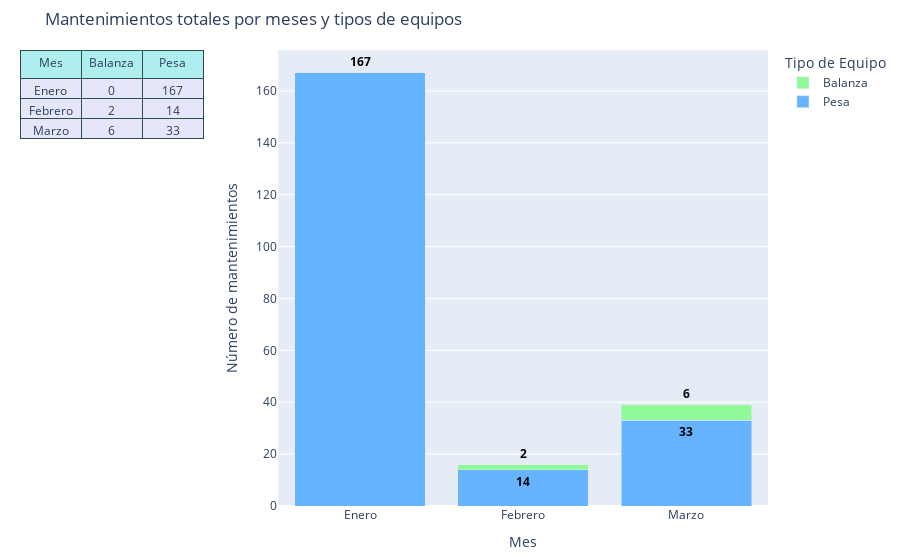

Write notebook code for a chart like this one.
### Code cell
# Crea el subplot: 1 fila, 2 columnas
fig = make_subplots(
    rows=1, cols=2,
    column_widths=[0.3, 0.8],
    specs=[[{"type": "table"}, {"type": "bar"}]],
    horizontal_spacing=0.1  # Espaciado entre tabla y gráfico
)

# Añade la tabla
fig.add_trace(
    go.Table(
        header=dict(
            values=maint_month_type.columns,
            fill_color='paleturquoise',
            align='center',
            line_color='darkslategray'
        ),
        cells=dict(
            values=maint_month_type.values.T,
            fill_color='lavender',
            align='center',
            line_color='darkslategray'
        )
    ),
    row=1, col=1
)

# Configuración del gráfico de barras apiladas
color_sequence = ['#66b3ff', '#90fa99']
month_order = ['Enero', 'Febrero', 'Marzo', 'Abril']

# Añadir cada equipo como barra apilada
for i, equipo in enumerate(maint_mt_melted['Equipo'].unique()):
    subset = maint_mt_melted[maint_mt_melted['Equipo'] == equipo]
    
    # Filtrar texto solo para valores mayores a 0
    texto_barras = np.where(subset['Total'] > 0, 
                          subset['Total'].round().astype(int).astype(str), 
                          '')
    
    fig.add_trace(go.Bar(
        x=subset['Mes'],
        y=subset['Total'],
        name=equipo,
        marker_color=color_sequence[i % len(color_sequence)],
        text=texto_barras,  # Usamos el texto filtrado
        textposition='outside',
        texttemplate='<b>%{text}</b>',  # Texto en negrita
        textfont=dict(size=12, color='black'),
        hovertemplate=(
            '<b>Tipo:</b> %{fullData.name}<br>'
            '<b>Mes:</b> %{x}<br>'
            '<b>Cantidad:</b> %{y}<extra></extra>'
        ),
        hoverlabel=dict(
            bgcolor='white',
            font_size=12,
            font_family="Arial"
        )
    ), row=1, col=2)

# Resto del código permanece igual...

# Configurar layout para barras apiladas
fig.update_layout(
    title="Mantenimientos totales por meses y tipos de equipos",
    xaxis_title="Mes",
    yaxis_title="Número de mantenimientos",
    legend_title="Tipo de Equipo",
    template="plotly",
    barmode='stack',
    margin=dict(l=20, r=20, t=50, b=20),
    showlegend=True,
    uniformtext_minsize=10  # Tamaño mínimo para el texto
)

# Ordenar los meses y ajustar eje X
fig.update_xaxes(
    categoryorder='array',
    categoryarray=month_order,
    row=1, col=2
)

fig.update_yaxes(
    rangemode='tozero',
    row=1, col=2
)

fig.show()

### Figure 1 — Plotly figure (JSON) as saved in the notebook; plotly's stock layout.template omitted (floating-point values rounded to 4 significant figures)
{"data": [{"cells": {"align": "center", "fill": {"color": "lavender"}, "line": {"color": "darkslategray"}, "values": [["Enero", "Febrero", "Marzo"], [0, 2, 6], [167, 14, 33]]}, "domain": {"x": [0, 0.2455], "y": [0, 1]}, "header": {"align": "center", "fill": {"color": "paleturquoise"}, "line": {"color": "darkslategray"}, "values": ["Mes", "Balanza", "Pesa"]}, "type": "table"}, {"hoverlabel": {"bgcolor": "white", "font": {"family": "Arial", "size": 12}}, "hovertemplate": "<b>Tipo:</b> %{fullData.name}<br><b>Mes:</b> %{x}<br><b>Cantidad:</b> %{y}<extra></extra>", "marker": {"color": "#66b3ff"}, "name": "Pesa", "text": ["167", "33", "14"], "textfont": {"color": "black", "size": 12}, "textposition": "outside", "texttemplate": "<b>%{text}</b>", "type": "bar", "x": ["Enero", "Marzo", "Febrero"], "xaxis": "x", "y": [167.0, 33.0, 14.0], "yaxis": "y"}, {"hoverlabel": {"bgcolor": "white", "font": {"family": "Arial", "size": 12}}, "hovertemplate": "<b>Tipo:</b> %{fullData.name}<br><b>Mes:</b> %{x}<br><b>Cantidad:</b> %{y}<extra></extra>", "marker": {"color": "#90fa99"}, "name": "Balanza", "text": ["6", "2", ""], "textfont": {"color": "black", "size": 12}, "textposition": "outside", "texttemplate": "<b>%{text}</b>", "type": "bar", "x": ["Marzo", "Febrero", "Enero"], "xaxis": "x", "y": [6.0, 2.0, 0.0], "yaxis": "y"}], "layout": {"barmode": "stack", "legend": {"title": {"text": "Tipo de Equipo"}}, "margin": {"b": 20, "l": 20, "r": 20, "t": 50}, "showlegend": true, "title": {"text": "Mantenimientos totales por meses y tipos de equipos"}, "uniformtext": {"minsize": 10}, "xaxis": {"anchor": "y", "categoryarray": ["Enero", "Febrero", "Marzo", "Abril"], "categoryorder": "array", "domain": [0.3455, 1], "title": {"text": "Mes"}}, "yaxis": {"anchor": "x", "domain": [0, 1], "rangemode": "tozero", "title": {"text": "Número de mantenimientos"}}}}
